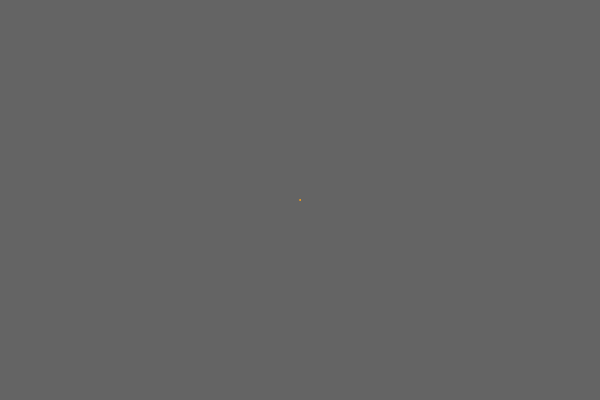
Frame 1 (no input)
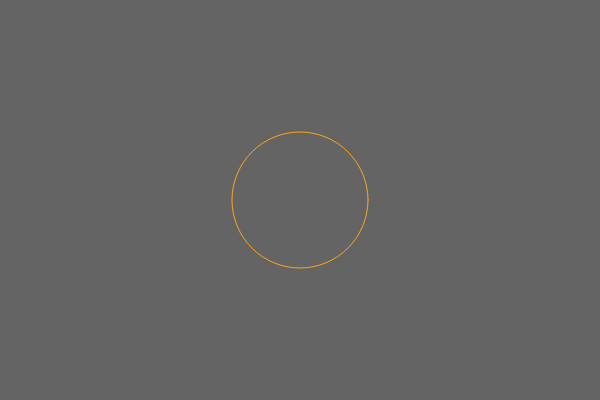
Frame 60 (no input)
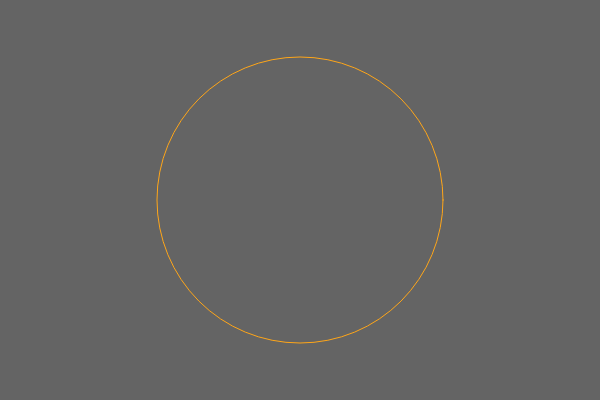
Frame 120 (the mouse pressed at the canvas centre since frame 60)

The p5.js sketch that drew these frames (run headless with seeded random() and noise() and a simulated clock; from frame 60 on, the mouse is pressed at the canvas centre):

// p5.js sketch
// ── sketch.js
function setup() {
  createCanvas(600, 400);
}

let taille = 1;
let sens = 1; 

function draw() {
  background(100);
  stroke(255, 166, 25);
  noFill();
  circle(300, 200, taille);

  taille += 15 * sens;

  if (taille > 500 || taille < 1) {
    sens *= -1; 
  }
}
